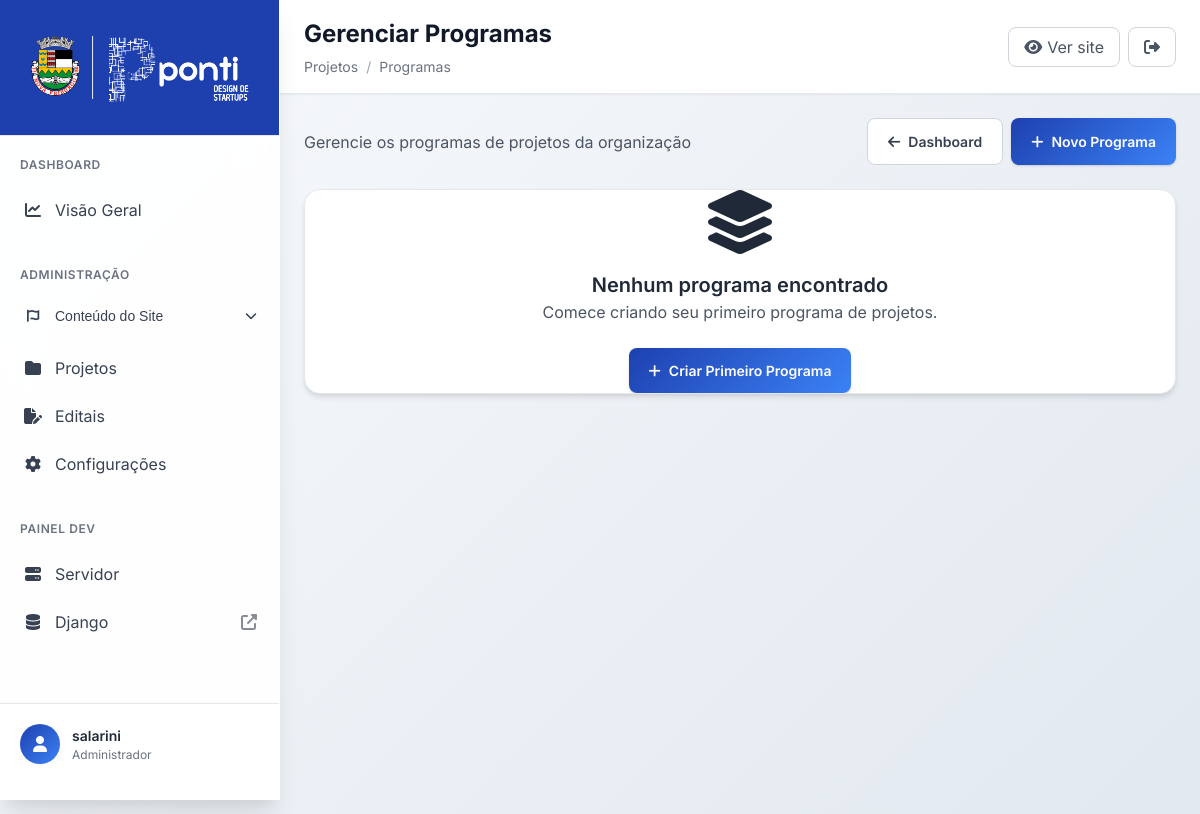
/projetos/programas/ (signed in), run on an earlier commit of the app's database.
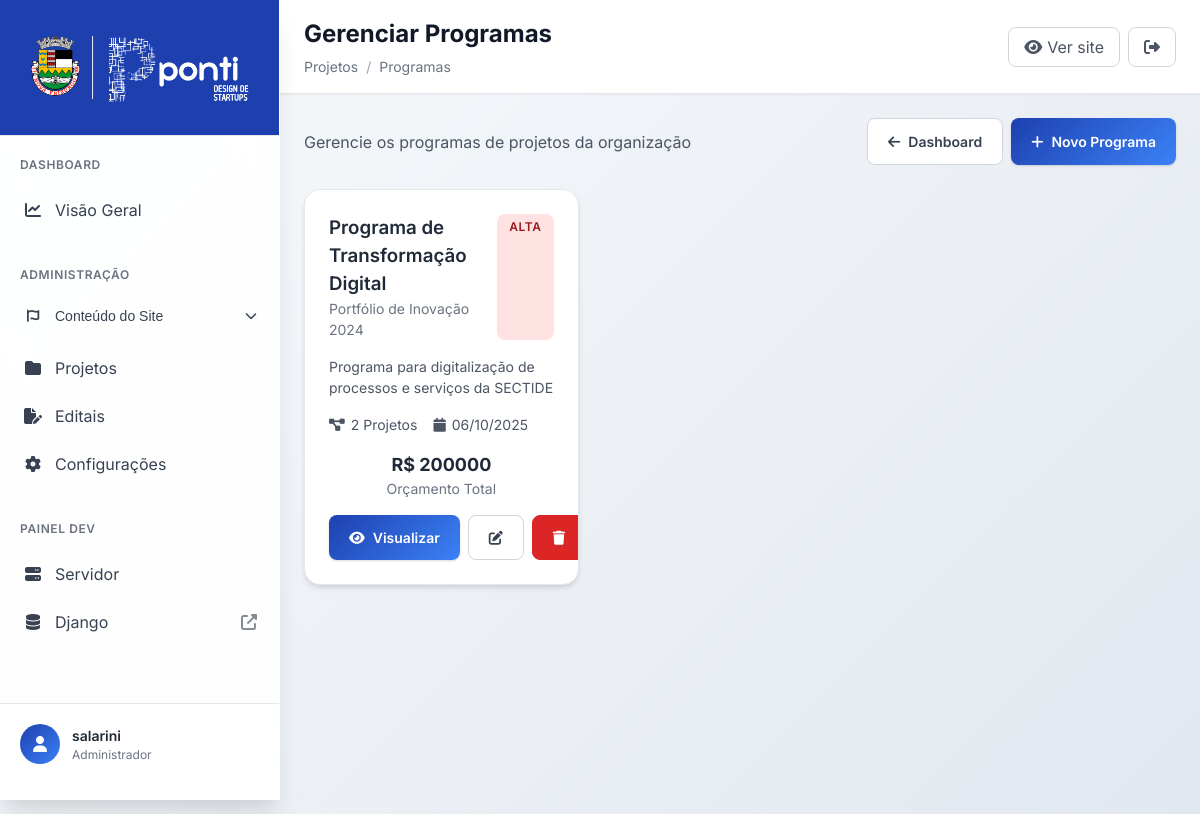
And on a later commit of the database.
### projetos/models.py (models this page shows, shortened)
class Programa(models.Model):
    uuid = models.UUIDField(default=uuid.uuid4, editable=False, unique=True)
    nome = models.CharField(max_length=100, verbose_name="Nome do Programa")
    descricao = models.TextField(verbose_name="Descrição")
    codigo = models.CharField(max_length=20, unique=True, verbose_name="Código")
    portfolio = models.ForeignKey(
        Portfolio,
        on_delete=models.CASCADE,
        related_name='programas',
        verbose_name="Portfólio"
    )
    gerente_programa = models.ForeignKey(
        User,
        on_delete=models.PROTECT,
        related_name='programas_gerenciados',
        verbose_name="Gerente do Programa"
    )
    objetivos = models.TextField(verbose_name="Objetivos do Programa")
    beneficios_esperados = models.TextField(verbose_name="Benefícios Esperados")
    orcamento_total = models.DecimalField(
        max_digits=15,
        decimal_places=2,
        default=0,
        verbose_name="Orçamento Total"
    )
    data_inicio = models.DateField(verbose_name="Data de Início")
    data_fim_prevista = models.DateField(verbose_name="Data Fim Prevista")
    data_fim_real = models.DateField(null=True, blank=True, verbose_name="Data Fim Real")
    status = models.CharField(
        max_length=20,
        choices=StatusChoices.choices,
        default=StatusChoices.NAO_INICIADO,
        verbose_name="Status"
    )
    prioridade = models.CharField(
        max_length=15,
        choices=PrioridadeChoices.choices,
        default=PrioridadeChoices.MEDIA,
        verbose_name="Prioridade"
    )
    ativo = models.BooleanField(default=True, verbose_name="Ativo")
    criado_em = models.DateTimeField(auto_now_add=True)
    atualizado_em = models.DateTimeField(auto_now=True)
    class Meta:
        verbose_name = "Programa"
        verbose_name_plural = "Programas"
        ordering = ['-prioridade', 'nome']

class Portfolio(models.Model):
    uuid = models.UUIDField(default=uuid.uuid4, editable=False, unique=True)
    nome = models.CharField(max_length=100, verbose_name="Nome do Portfólio")
    descricao = models.TextField(verbose_name="Descrição")
    codigo = models.CharField(max_length=20, unique=True, verbose_name="Código")
    gestor_portfolio = models.ForeignKey(
        User,
        on_delete=models.PROTECT,
        related_name='portfolios_gerenciados',
        verbose_name="Gestor do Portfólio"
    )
    patrocinador = models.ForeignKey(
        User,
        on_delete=models.PROTECT,
        related_name='portfolios_patrocinados',
        verbose_name="Patrocinador"
    )
    unidade_organizacional = models.ForeignKey(
        UnidadeOrganizacional,
        on_delete=models.PROTECT,
        verbose_name="Unidade Organizacional"
    )
    categoria_estrategica = models.ForeignKey(
        CategoriaEstrategica,
        on_delete=models.PROTECT,
        verbose_name="Categoria Estratégica"
    )
    orcamento_total = models.DecimalField(
        max_digits=15,
        decimal_places=2,
        default=0,
        verbose_name="Orçamento Total"
    )
    data_inicio = models.DateField(verbose_name="Data de Início")
    data_fim_prevista = models.DateField(verbose_name="Data Fim Prevista")
    data_fim_real = models.DateField(null=True, blank=True, verbose_name="Data Fim Real")
    status = models.CharField(
        max_length=20,
        choices=StatusChoices.choices,
        default=StatusChoices.NAO_INICIADO,
        verbose_name="Status"
    )
    prioridade = models.CharField(
        max_length=15,
        choices=PrioridadeChoices.choices,
        default=PrioridadeChoices.MEDIA,
        verbose_name="Prioridade"
    )
    ativo = models.BooleanField(default=True, verbose_name="Ativo")
    criado_em = models.DateTimeField(auto_now_add=True)
    atualizado_em = models.DateTimeField(auto_now=True)
    class Meta:
        verbose_name = "Portfólio"
        verbose_name_plural = "Portfólios"
        ordering = ['-prioridade', 'nome']

### projetos/views.py (the view)
# urls.py: path('programas/', views.listar_programas, name='listar_programas'),
@login_required
def listar_programas(request):
    programas = Programa.objects.filter(ativo=True).select_related('portfolio').order_by('-prioridade', 'nome')
    context = {
        'programas': programas,
    }
    return render(request, 'projetos/programas/listar.html', context)

### projetos/templates/projetos/programas/listar.html (shortened to what this page needs)
{% extends 'core_admin/base.html' %}
{% load static %}
{% block page_title %}Gerenciar Programas{% endblock %}
{% block breadcrumb %}
<span class="breadcrumb-item">Projetos</span>
<span class="breadcrumb-item">Programas</span>
{% endblock %}
{% block content %}
<div class="flex justify-between items-center mb-6">
    <div>
        <p class="text-gray-600 mt-2">Gerencie os programas de projetos da organização</p>
    </div>
    <div class="flex gap-2">
        <a href="{% url 'projetos:dashboard' %}" class="btn btn-secondary">
            <i class="fas fa-arrow-left"></i> Dashboard
        </a>
        <a href="{% url 'projetos:criar_programa' %}" class="btn btn-primary">
            <i class="fas fa-plus"></i> Novo Programa
        </a>
    </div>
</div>
{% if programas %}
    <div class="grid grid-cols-3">
        {% for programa in programas %}
        <div class="admin-card">
            <div class="card-content">
                <div class="flex justify-between items-start mb-4">
                    <div>
                        <h3 class="font-semibold text-gray-900">{{ programa.nome }}</h3>
                        <p class="text-sm text-gray-500">{{ programa.portfolio.nome }}</p>
                    </div>
                    <span class="priority-badge priority-{{ programa.prioridade }}">
                        {{ programa.get_prioridade_display }}
                    </span>
                </div>
                <p class="text-gray-600 text-sm mb-4">{{ programa.descricao|truncatewords:20 }}</p>
                <div class="programa-stats mb-4">
                    <div class="stat-item">
                        <i class="fas fa-project-diagram"></i>
                        <span>{{ programa.projetos.count }} Projetos</span>
                    </div>
                    <div class="stat-item">
                        <i class="fas fa-calendar"></i>
                        <span>{{ programa.data_inicio|date:"d/m/Y" }}</span>
                    </div>
                </div>
                <div class="text-center mb-4">
                    <div class="text-lg font-bold text-gray-900">R$ {{ programa.orcamento_total|floatformat:0 }}</div>
                    <div class="text-sm text-gray-500">Orçamento Total</div>
                </div>
                <div class="flex gap-2">
                    <a href="{% url 'projetos:detalhar_programa' programa.uuid %}" class="btn btn-primary flex-1">
                        <i class="fas fa-eye"></i> Visualizar
                    </a>
                    <a href="{% url 'projetos:editar_programa' programa.uuid %}" class="btn btn-secondary" title="Editar programa">
                        <i class="fas fa-edit"></i>
                    </a>
                    <button onclick="confirmarExclusao('{{ programa.uuid }}', '{{ programa.nome }}')"
                            class="btn btn-danger" title="Excluir programa">
                        <i class="fas fa-trash"></i>
                    </button>
                </div>
            </div>
        </div>
        {% endfor %}
    </div>
{% else %}
    <div class="admin-card text-center py-12">
        <i class="fas fa-layer-group text-gray-400" style="font-size: 4rem;"></i>
        <h3 class="text-xl font-semibold text-gray-900 mt-4 mb-2">Nenhum programa encontrado</h3>
        <p class="text-gray-600 mb-6">Comece criando seu primeiro programa de projetos.</p>
        <a href="{% url 'projetos:criar_programa' %}" class="btn btn-primary">
            <i class="fas fa-plus"></i> Criar Primeiro Programa
        </a>
    </div>
{% endif %}
{% endblock %}

What changed in the data, as far as the page shows it:
added Programa: nome "Programa de Transformação Digital", portfolio.nome "Portfólio de Inovação 2024", prioridade "ALTA", descricao "Programa para digitalização de processos e serviços da SECTIDE", projetos.count "2", data_inicio "06/10/2025", orcamento_total "200000"
Also different on the page:
text no longer shown: "Nenhum programa encontrado Comece criando seu primeiro programa de projetos. Criar Primeiro Programa"
